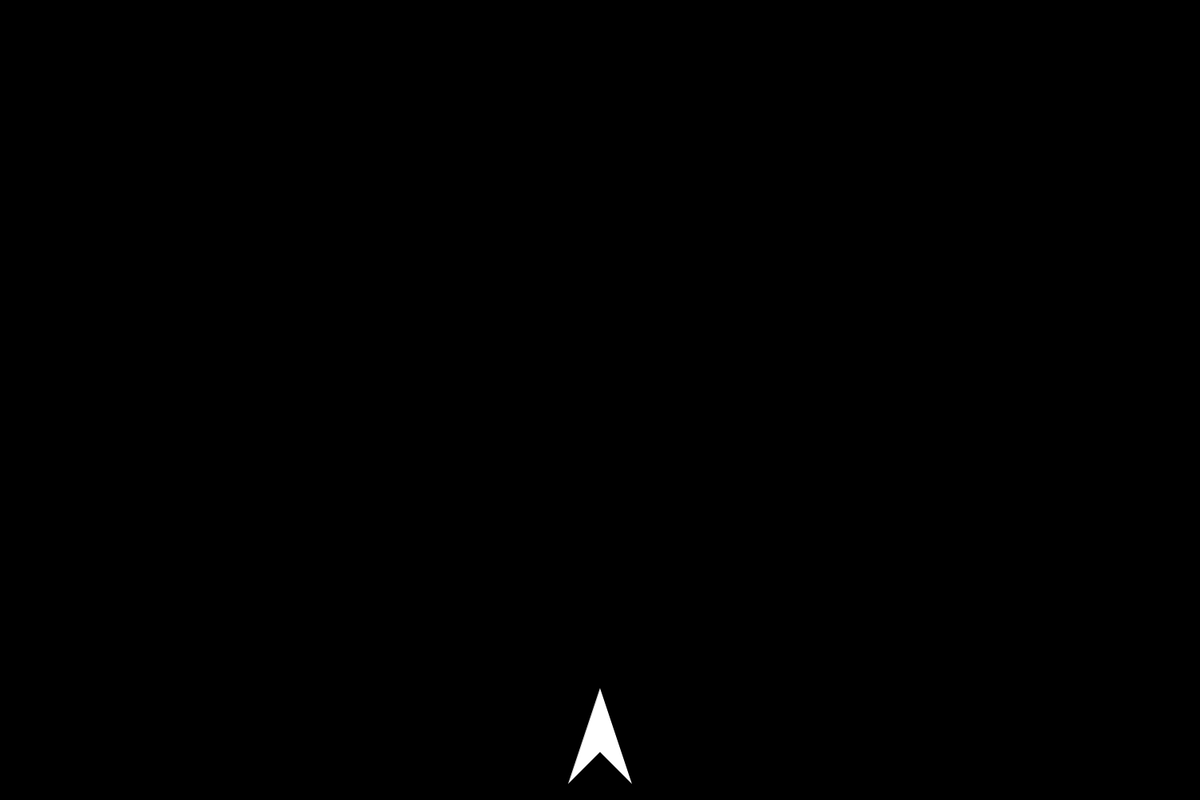
Frame 1 (no input)
Frame 60 (the mouse pressed at the canvas centre just before this capture): identical to frame 1, image omitted
Frame 120 (the mouse held since frame 60 and released just before this capture): identical to frame 1, image omitted

The Processing sketch that drew this single still picture (run headless with seeded random() and noise(); from frame 60 on, the mouse is pressed at the canvas centre):

// Processing sketch: Space_invaders_simple
// ── Space_invaders_simple.pde
float t = 0;
int speed = 0;
Ship boi;
void setup() {
  boi = new Ship();
  size(1500, 1000);
  frameRate(6000);
}

void keyPressed() {
  switch(key) {
  case 'a': 
    speed = -6; 
    break;
  case 'd': 
    speed = 6; 
    break;
  case 's': 
    speed = 0; 
    break;
  case ' ':
    boi.shoot();
    break;
  }
}

void keyReleased() {
  if (key == ' ')
    key = 'p';
}

void mousePressed() {
  switch(mouseButton) 
  {
    case LEFT:
      boi.shoot();
      break;
    case RIGHT:
      boi.shoot();
      break;
  }
}

void mouseReleased(){
  if(mouseButton == LEFT)
    mouseButton = CENTER;
}

void draw() {
  background(0);

  boi.paint();
  if (key == ' ')
    boi.shoot();
  

  //print(" ",get(500,500)," ");

  boi.x+=speed;
}
// ── ship_class.pde
class Ship {
  int x = width/2;
  int y = height-20;
  int sw = 40;//half of width
  int sh = 3*sw;

  Ship() {
    paint();
  }
  void paint(){
    if(x+sw>=width)
      x = width-sw;
    if(x-sw<=0)
      x = sw;
    
    fill(255);
    strokeWeight(0);
    
    beginShape();
    vertex(x, y-sh/3);
    vertex(x-sw, y);
    vertex(x, y-sh);
    vertex(x+sw, y);
    endShape();
  }
  
  void shoot(){
    stroke(255);
    strokeWeight(10);
    
    line(x,0,x,y-sh);
  }
}
